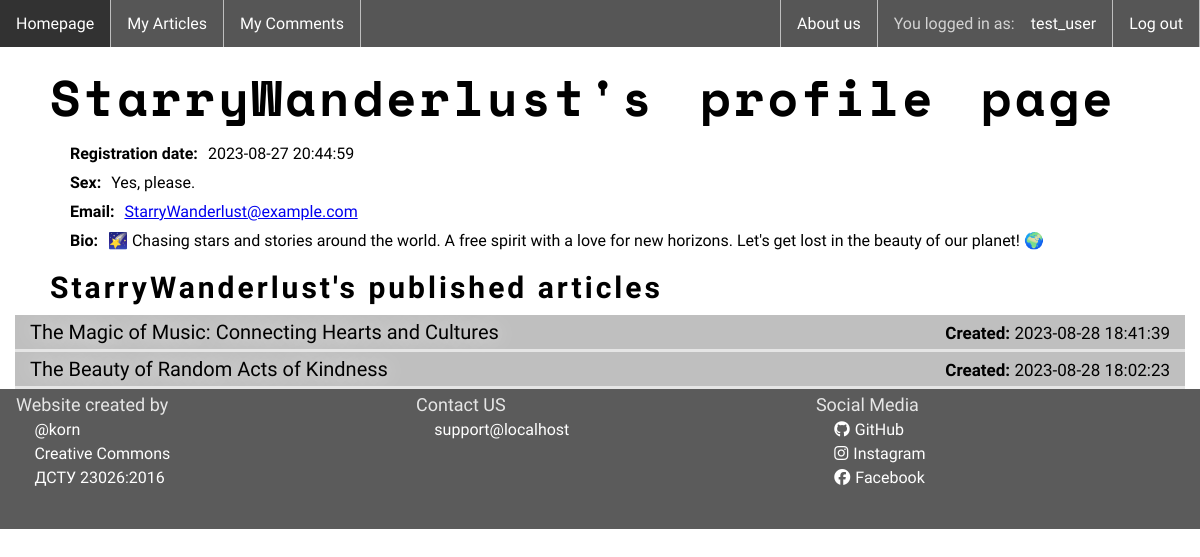
Screenshot of /code/user_profile.php?id=41 (signed in) with the database file from the repository.
### tables this page shows
CREATE TABLE `users` (
  `id` int(11) NOT NULL AUTO_INCREMENT,
  `username` varchar(50) NOT NULL,
  `email` varchar(50) NOT NULL,
  `password` varchar(50) NOT NULL,
  `create_datetime` datetime NOT NULL,
  `gender` varchar(50) NOT NULL,
  `bio` text NOT NULL,
  PRIMARY KEY (`id`)
);

CREATE TABLE `articles` (
  `article_id` int(11) NOT NULL AUTO_INCREMENT,
  `topic` varchar(255) NOT NULL,
  `content` text NOT NULL,
  `username` varchar(50) NOT NULL,
  `create_datetime` datetime NOT NULL,
  `edit_datetime` datetime DEFAULT NULL,
  `public` varchar(5) NOT NULL,
  PRIMARY KEY (`article_id`)
);

### code/user_profile.php (the view, shortened to what this page needs)
<?php
    require("db_connection.php");
    if(!empty($_GET['id'])) {
        $user_id = $_GET['id'];
        $user_query = mysqli_query($db_connection, "SELECT * FROM `users`
            WHERE id='$user_id'");
        $user_item  = mysqli_fetch_array($user_query);
        $count = mysqli_num_rows($user_query);
        if($count > 0) {
            $username   = $user_item['username'];
            $article_query = mysqli_query($db_connection, "SELECT * FROM `articles`
                WHERE (username,public)=('$username','yes') ORDER BY create_datetime DESC");
?>
            <!DOCTYPE html>
            <html lang="en">
            <head>
                <link href="styles/main.css" rel="stylesheet" />
                <link href="styles/user_profile.css" rel="stylesheet" />
            </head>
            <header class="user_panel">
                <?php include("user_panel.php") ?>
            </header>
            <body>
<?php           print "<h1>".$username."'s profile page</h1>";
?>              <div class="user_info">
                    <p class="first_item">Registration date:</p>
                    <p class="second_item"> <?php print $user_item['create_datetime'] ?> </p>
                </div>
                <div class="user_info">
                    <p class="first_item">Sex:</p>
                    <p class="second_item"><?php print $user_item['gender'] ?></p>
                </div>
                <div class="user_info">
                    <p class="first_item">Email:</p>
                    <p class="second_item"><a href="mailto:<?php print $user_item['email'] ?>"><?php print $user_item['email'] ?></a></p>
                </div>
                <div class="user_info">
                    <p class="first_item">Bio:</p>
<?php               print "<p class='second_item'>".$user_item['bio']."</p>";
                    print "</div>";
                function articles_list(){
                    global $user_item, $article_query;
                    print "<h2>".$user_item['username']."'s published articles</h2>";
                    $count = mysqli_num_rows($article_query);
                    if ($count > 0) {
                        while ($article_item = mysqli_fetch_array($article_query)) {
                            print "<div class='article_list'>";
                                print "<p><a href='article.php?id=" . $article_item['article_id'] . "'>" . $article_item['topic'] . "</a></p>";
                                if ($article_item['edit_datetime'] != null) {
                                    print "<p class='article_date'><b>Updated:</b> " . $article_item['edit_datetime'] . "</p>";
                                } else {
                                    print "<p class='article_date'><b>Created:</b> " . $article_item['create_datetime'] . "</p>";
                                }
                            print "</div>";
                        }
                    } else {
                        print "<h3>This user didn't make any articles yet. :(</h3>";
                    }
                }
                articles_list();
?>          </body>
            <footer class="footer">
                <?php include("footer.php") ?>
            </footer>
            </html>
<?php   } else {
            include("page_not_found.php");
        }
    } else {
        include("page_not_found.php");
    }
?>

### code/styles/main.css (style rules this page uses)
html { background-image: url(../img/white-concrete-wall.jpg); background-position: center; background-attachment: scroll; }
body { background-color: rgba(255, 255, 255, 0.7); max-width: 1400px; margin: auto; margin-bottom: 0; font-family: 'Muli', sans-serif; height: 100%; }
h1 { letter-spacing: 3px; word-spacing: 12px; font-family: 'Space Mono', monospace; font-size: 50px; padding-top: 3%; }
h2 { letter-spacing: 3px; font-family: 'Space Mono', monospace; font-size: 35px; }
footer { background:rgba(0, 0, 0, 0.4); }

### code/styles/user_profile.css (style rules this page uses)
h1 { margin: 0px 0px 0px 50px; padding-top: 60px; }
.user_info { display: flex; margin: 10px 10px 10px 70px; }
.first_item { margin: 0; font-weight: bold; }
.second_item { margin: 0; margin-left: 10px; }
h2 { margin: 20px 0px 10px 50px; font-size: 30px; font-family: 'Muli', sans-serif; }
.article_list { display: flex; justify-content: space-between; background-color: rgba(0, 0, 0, 0.250); border-bottom: solid rgba(255, 255, 255, 0.600) 3px; margin-right: 15px; margin-left: 15px; }
.article_list p a { text-decoration: none; color: rgb(0, 0, 0); text-shadow: 0px 0px 20px rgb(255, 255, 255); margin-left: 15px; font-size: 20px; }
.article_list p { margin-top: 5px; margin-bottom: 5px; }
.article_date { font-size: 17px; padding-top: 3px; margin-right: 15px; }

### rows the page displays
users: username "StarryWanderlust", create_datetime "2023-08-27 20:44:59", gender "Yes, please.", email "StarryWanderlust@example.com", bio "🌠 Chasing stars and stories around the world. A free spirit with a love for new horizons. Let's get lost in the beauty of our planet! 🌍"
articles: topic "The Magic of Music: Connecting Hearts and Cultures", create_datetime "2023-08-28 18:41:39"
articles: topic "The Beauty of Random Acts of Kindness", create_datetime "2023-08-28 18:02:23"

### other values shown
$_SESSION['username'] "test_user"
$_SERVER['HTTP_HOST'] "localhost"
